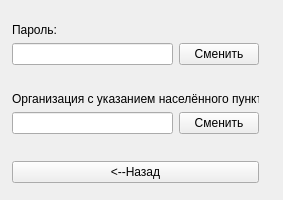
<?xml version="1.0" encoding="UTF-8"?>
<ui version="4.0">
 <class>Form</class>
 <widget class="QWidget" name="Form">
  <property name="geometry">
   <rect>
    <x>0</x>
    <y>0</y>
    <width>283</width>
    <height>200</height>
   </rect>
  </property>
  <property name="windowTitle">
   <string>Form</string>
  </property>
  <widget class="QWidget" name="verticalLayoutWidget">
   <property name="geometry">
    <rect>
     <x>0</x>
     <y>10</y>
     <width>271</width>
     <height>185</height>
    </rect>
   </property>
   <layout class="QVBoxLayout" name="verticalLayout">
    <property name="leftMargin">
     <number>12</number>
    </property>
    <property name="topMargin">
     <number>12</number>
    </property>
    <property name="rightMargin">
     <number>12</number>
    </property>
    <property name="bottomMargin">
     <number>12</number>
    </property>
    <item>
     <widget class="QLabel" name="label">
      <property name="text">
       <string>Пароль:</string>
      </property>
     </widget>
    </item>
    <item>
     <layout class="QHBoxLayout" name="horizontalLayout">
      <item>
       <widget class="QLineEdit" name="new_password"/>
      </item>
      <item>
       <widget class="QPushButton" name="save_password_btn">
        <property name="text">
         <string>Сменить</string>
        </property>
       </widget>
      </item>
     </layout>
    </item>
    <item>
     <widget class="QLabel" name="password_status">
      <property name="font">
       <font>
        <italic>true</italic>
       </font>
      </property>
      <property name="text">
       <string/>
      </property>
     </widget>
    </item>
    <item>
     <widget class="QLabel" name="label_2">
      <property name="text">
       <string>Организация с указанием населённого пункта:</string>
      </property>
     </widget>
    </item>
    <item>
     <layout class="QHBoxLayout" name="horizontalLayout_2">
      <item>
       <widget class="QLineEdit" name="organization"/>
      </item>
      <item>
       <widget class="QPushButton" name="new_orgenization_btn">
        <property name="text">
         <string>Сменить</string>
        </property>
       </widget>
      </item>
     </layout>
    </item>
    <item>
     <widget class="QLabel" name="organization_status">
      <property name="font">
       <font>
        <italic>true</italic>
       </font>
      </property>
      <property name="text">
       <string/>
      </property>
     </widget>
    </item>
    <item>
     <widget class="QPushButton" name="back_btn">
      <property name="text">
       <string>&lt;--Назад</string>
      </property>
     </widget>
    </item>
   </layout>
  </widget>
 </widget>
 <resources/>
 <connections/>
</ui>
